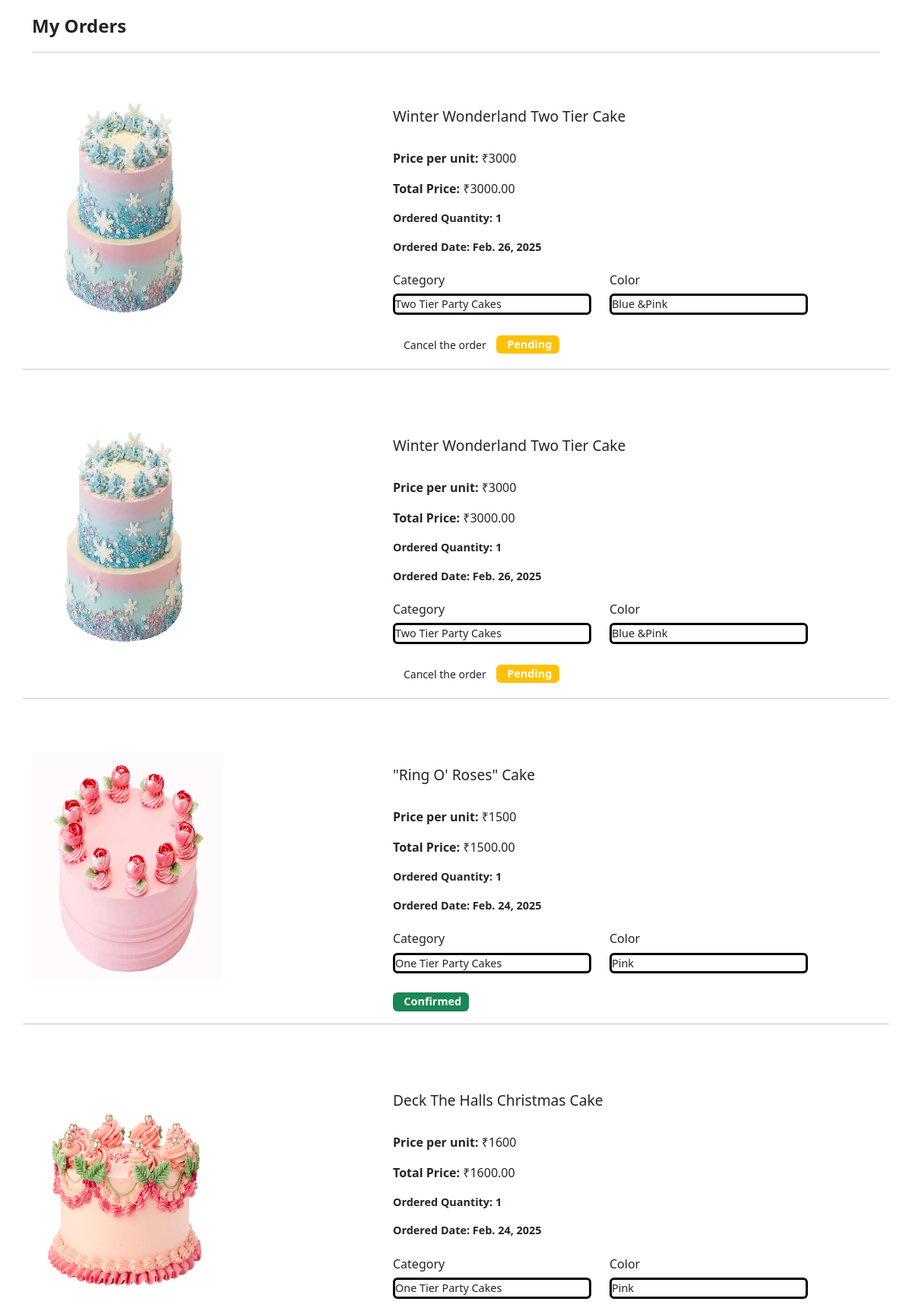
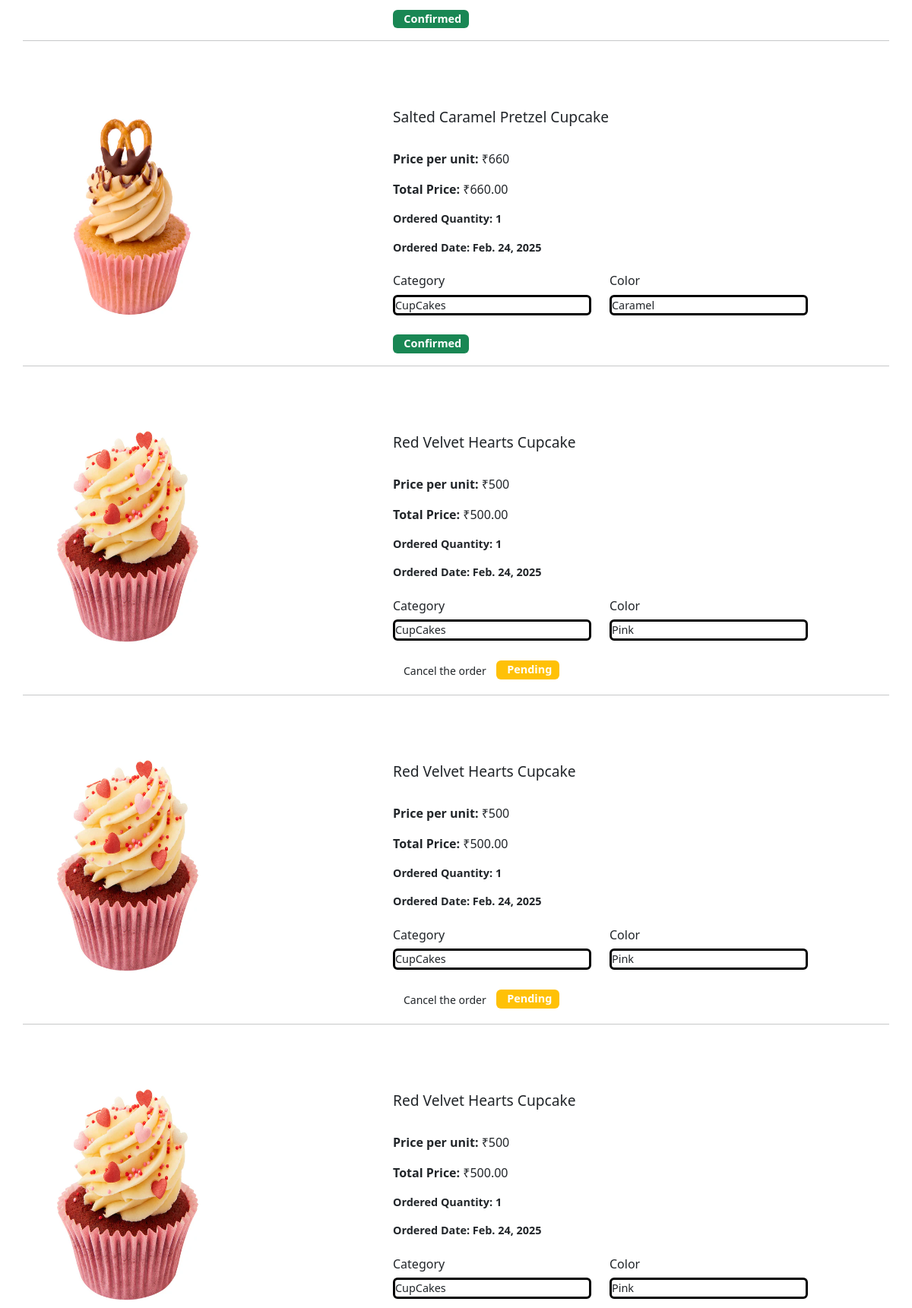
The page /user_view_bookings (signed in, upper part) on the database its author committed (2 pictures, top to bottom).
### app/models.py (models this page shows, shortened)
class Buy(models.Model):
    user=models.ForeignKey(User,on_delete=models.CASCADE)
    cake=models.ForeignKey(Cake,on_delete=models.CASCADE)
    price=models.IntegerField()
    quantity = models.PositiveIntegerField(default=1)
    date=models.DateField(auto_now_add=True)
    address = models.ForeignKey(Address, on_delete=models.CASCADE)
    is_confirmed = models.BooleanField(default=False)
    order=models.ForeignKey(Order,on_delete=models.CASCADE,null=True)

class Cake(models.Model):
    name=models.CharField(max_length=100)
    price=models.IntegerField()
    img=models.FileField()
    colour=models.TextField()
    category=models.ForeignKey(Category,on_delete=models.CASCADE)
    description=models.TextField()

class Category(models.Model):
    name=models.TextField(max_length=100)

### app/views.py (the view)
# urls.py: path('user_view_bookings',views.view_bookings),
def view_bookings(req):
    user = User.objects.get(username=req.session['user'])
    data1 = Buy.objects.filter(user=user).select_related('cake', 'cake__category').order_by('-id')
    for booking in data1:
        price = booking.cake.price
        booking.total_price = price * booking.quantity
    context = {
        'data1': data1,
    }
    return render(req, 'user/view_bookings.html', context)

### templates/user/view_bookings.html (shortened to what this page needs)
<!DOCTYPE html>
<html lang="en">
<head>
    <link rel="stylesheet" href="https://cdn.jsdelivr.net/npm/bootstrap@5.3.3/dist/css/bootstrap.min.css">
</head>
<body>
    <div id="container" class="container mt-3" data-aos="fade-up" data-aos-duration="1500" data-aos-delay="200">
        <b id="mycart" style="font-size: 1.5rem;">My Orders</b>
        <hr class="mt-3 mb-5">
        {% for order in data1 %}
        <div class="row mt-5">
            <div class="col-lg-5 mt-2" data-aos="zoom-out" data-aos-duration="1900" data-aos-delay="300">
                <img src="{{ order.cake.img.url }}" class="product_img img-fluid" alt="" style="width:250px; height: 300px;">
            </div>
            <div id="details-section" class="col-lg-6 mt-4" data-aos="zoom-out-right" data-aos-duration="1900" data-aos-delay="300">
                <h5 class="product_name" style="font-size: 1.2rem;">{{ order.cake.name }}</h5><br>
                <p class="offer_price" style="font-size: 1rem;"><b>Price per unit:</b> ₹{{ order.price }}</p>
                <p class="offer_price" style="font-size: 1rem;"><b>Total Price:</b> ₹{{ order.price|floatformat:2 }}</p>
                <p style="font-size: 0.9rem;"><b>Ordered Quantity:</b> <b>{{ order.quantity }}</b></p>
                <p style="font-size: 0.9rem;"><b>Ordered Date:</b> <b>{{ order.date }}</b></p>
                <div class="row mt-4">
                    <div class="col-md-6">
                        <h6 style="font-size: 1rem;">Category</h6>
                        <div id="categ" class="card mb-2" style="border:3px solid rgb(0, 0, 0); font-size: 0.9rem;">
                            {{ order.cake.category.name }}
                        </div>
                    </div>
                    <div class="col-md-6">
                        <h6 style="font-size: 1rem;">Color</h6>
                        <div id="categ" class="card mb-2" style="border:3px solid rgb(0, 0, 0); font-size: 0.9rem;">
                            {{ order.cake.colour }}
                        </div>
                    </div>
                </div>
                <div class="mt-3">
                    {% if not order.is_confirmed %}
                        <a href="../delete_order/{{ order.id }}" id="cart" class="btn btn-sm">
                            Cancel the order
                        </a>
                    {% endif %}
                    {% if order.is_confirmed %}
                        <span class="badge bg-success" style="font-size: 0.9rem;" id="confirm">
                             Confirmed
                        </span>
                    {% else %}
                        <span class="badge bg-warning" style="font-size: 0.9rem;" id="pending">
                             Pending
                        </span>
                    {% endif %}
                </div>
            </div>
            <hr class="mt-3 mb-3">
        </div>
        {% endfor %}
    </div>
</body>
</html>

### rows shown on the page
Buy: cake.img (picture), cake.name "Winter Wonderland Two Tier Cake", price "3000", price "3000.00", quantity "1", date "Feb. 26, 2025", cake.category.name "Two Tier Party Cakes", cake.colour "Blue &Pink", is_confirmed "Pending"
Buy: cake.img (picture), cake.name "Winter Wonderland Two Tier Cake", price "3000", price "3000.00", quantity "1", date "Feb. 26, 2025", cake.category.name "Two Tier Party Cakes", cake.colour "Blue &Pink", is_confirmed "Pending"
Buy: cake.img (picture), cake.name "\"Ring O' Roses\" Cake", price "1500", price "1500.00", quantity "1", date "Feb. 24, 2025", cake.category.name "One Tier Party Cakes", cake.colour "Pink", is_confirmed "Confirmed"
Buy: cake.img (picture), cake.name "Deck The Halls Christmas Cake", price "1600", price "1600.00", quantity "1", date "Feb. 24, 2025", cake.category.name "One Tier Party Cakes", cake.colour "Pink", is_confirmed "Confirmed"
Buy: cake.img (picture), cake.name "Salted Caramel Pretzel Cupcake", price "660", price "660.00", quantity "1", date "Feb. 24, 2025", cake.category.name "CupCakes", cake.colour "Caramel", is_confirmed "Confirmed"
Buy: cake.img (picture), cake.name "Red Velvet Hearts Cupcake", price "500", price "500.00", quantity "1", date "Feb. 24, 2025", cake.category.name "CupCakes", cake.colour "Pink", is_confirmed "Pending"
Buy: cake.img (picture), cake.name "Red Velvet Hearts Cupcake", price "500", price "500.00", quantity "1", date "Feb. 24, 2025", cake.category.name "CupCakes", cake.colour "Pink", is_confirmed "Pending"
Buy: cake.img (picture), cake.name "Red Velvet Hearts Cupcake", price "500", price "500.00", quantity "1", date "Feb. 24, 2025", cake.category.name "CupCakes", cake.colour "Pink"
